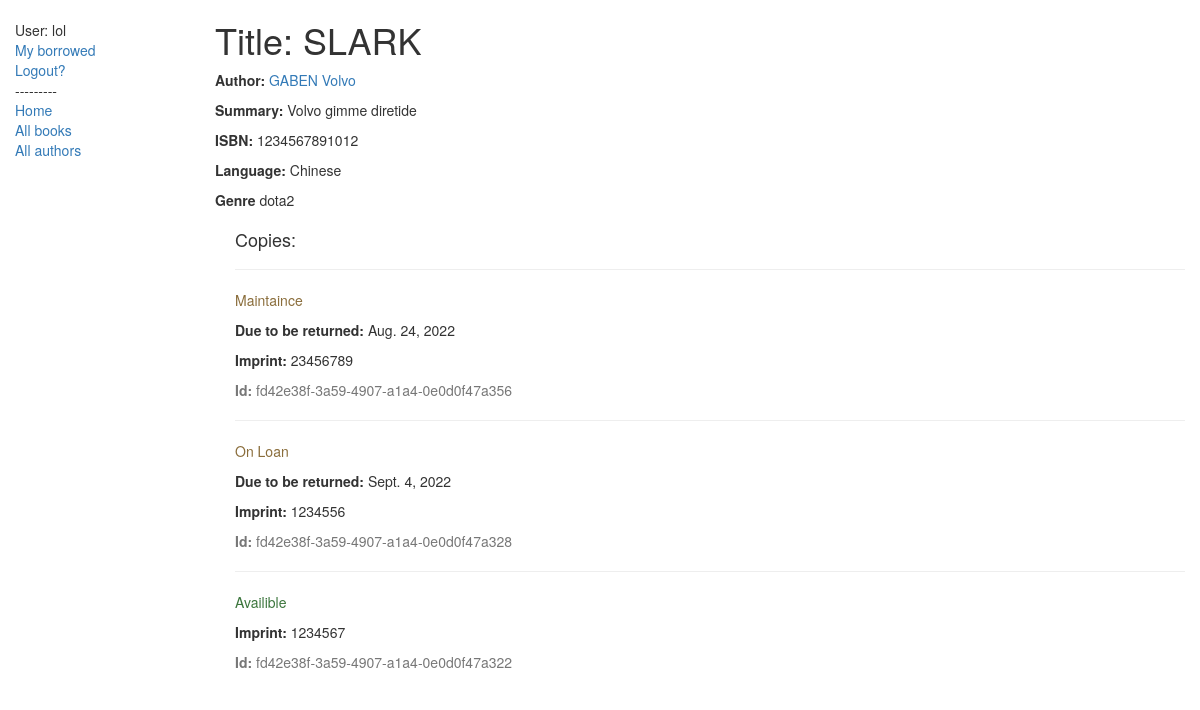
The page /catalog/book/2 (signed in) on the database its author committed.
### catalog/models.py (models this page shows, shortened)
class Book(models.Model):
    title = models.CharField(max_length=200)
    author = models.ForeignKey('Author', on_delete=models.SET_NULL, null=True)
    summary = models.TextField(max_length=1000, help_text="Enter a brief description of the book")
    isbn = models.CharField('ISBN', max_length=13, help_text="13 characters")
    genre = models.ManyToManyField(Genre, help_text="Select a genre of this book")
    language = models.ForeignKey('Language', on_delete=models.SET_NULL, null=True)
    class Meta:
        ordering = ['title', 'author']
    def display_genre(self):
        """
        Creates a string for genre. This is required to display genre in admin
        """
        return ', '.join([ genre.name for genre in self.genre.all()[:3]])
    display_genre.short_description = 'Genre'

class Author(models.Model):
    first_name = models.CharField(max_length=100)
    last_name = models.CharField(max_length=100)
    date_of_birth = models.DateField(null=True, blank=True)
    date_of_death = models.DateField('died', null=True, blank=True)
    def __str__(self):
        return "{0} {1}".format(self.first_name, self.last_name)

class Language(models.Model):
    name = models.CharField(max_length=100, help_text="Enter a book language")
    def __str__(self):
        return self.name

class Genre(models.Model):
    name = models.CharField(max_length=200, help_text="Enter a book genre")
    def __str__(self):
        return self.name

class BookInstance(models.Model):
    id = models.UUIDField(primary_key=True, default=uuid.uuid4(),
                          help_text="Unique ID for this particular book across whole library",)
    book = models.ForeignKey('Book', on_delete=models.SET_NULL, null=True)
    imprint = models.CharField(max_length=200)
    due_back = models.DateField(null=True, blank=True)
    borrower = models.ForeignKey(User, on_delete=models.SET_NULL, null=True, blank=True)
    LOAN_STATUS = (
        ('m', 'Maintaince'),
        ('o', 'On Loan'),
        ('a', 'Availible'),
        ('r', 'Reserved')
    )
    status = models.CharField(max_length=1, choices=LOAN_STATUS, blank=True, default='m', help_text="Book availability")
    class Meta:
        ordering = ["due_back"]
        permissions = (("can_mark_returned", "Set books as returned"),)

### catalog/views.py (the view)
# urls.py: re_path(r'^book/(?P<pk>\d+)$', views.BookDetailView.as_view(), name='book-detail'),
class BookDetailView(LoginRequiredMixin ,generic.DetailView):
    model = Book
    template_name = "book_detail.html"

### catalog/templates/book_detail.html
{% extends "base_generic.html" %}
{% block content %}
    <h1>Title: {{ book.title }}</h1>
    <p><strong>Author:</strong><a href="{% url 'author-detail' book.author.pk %}"> {{ book.author }} </a></p>
    <p><strong>Summary:</strong> {{ book.summary }} </p>
    <p><strong>ISBN:</strong> {{ book.isbn }} </p>
    <p><strong>Language:</strong> {{ book.language }} </p>
    <p><strong>Genre</strong>  {% for genre in book.genre.all %} {{ genre }}
    {% if not forloop.last %}, {% endif %}{% endfor %}
    </p>
        <div style="margin-left:20px; margin-top:20px">
            <h4> Copies: </h4>
            {% for copy in book.bookinstance_set.all %}
            <hr>
            <p class="{% if copy.status == 'a' %}text-success{% elif copy.status == 'd' %}text-danger{% else %}
text-warning{% endif %}">{{ copy.get_status_display }}</p>
            {% if copy.status != 'a' %} <p><strong>Due to be returned:</strong> {{ copy.due_back }}</p>{% endif %}
            <p><strong>Imprint:</strong> {{copy.imprint}}</p>
            <p class="text-muted"><strong>Id:</strong> {{ copy.id }}</p>
            {% endfor %}
        </div>
{% endblock %}

### catalog/templates/base_generic.html (shortened to what this page needs)
<!DOCTYPE html>
<html lang="en">
<head>
    <link rel="stylesheet" href="https://maxcdn.bootstrapcdn.com/bootstrap/3.3.7/css/bootstrap.min.css">
    {% load static %}
    <link rel="stylesheet" href="{% static 'css/style.css' %}">
</head>
<body>
    <div class="container-fluid">
        <div class="row">
            <div class="col-sm-2">
                {% block sidebar %}
                <ul class="sidebar-nav">
                    {% if user.is_authenticated %}
                        <li>User: {{ user.get_username }}</li>
                        {% if perms.catalog.can_mark_returned %}
                            <li><a href="{% url "all-borrowed" %}">Manage Instances</a></li>
                        {% else %}
                            <li><a href="{% url 'my-borrowed' %}">My borrowed</a></li>
                        {% endif %}
                        <li><a href="{% url 'logout'%}?next={{request.path}}">Logout?</a></li>
                    {% else %}
                        <li><a href="{% url 'login'%}?next={{request.path}} ">Login?</a></li>
                    {% endif %}
                    <li>---------</li>
                    <li><a href="{% url 'index' %}">Home</a></li>
                    <li><a href="{% url 'books' %}">All books</a></li>
                    <li><a href="{% url 'authors' %}">All authors</a></li>
                </ul>
                {% endblock %}
            </div>
            <div class="col-sm-10">
                {% block content %}
                {% endblock %}
            </div>
        </div>
    </div>
</body>
</html>

### catalog/static/css/style.css (style rules this page uses)
.sidebar-nav { margin-top: 20px; padding: 0; list-style: none }

### rows shown on the page
Book: title "SLARK", author "GABEN Volvo", summary "Volvo gimme diretide", isbn "1234567891012", language "Chinese"
Genre: name "dota2"
BookInstance: status "Maintaince", due_back "Aug. 24, 2022", imprint "23456789", id "fd42e38f-3a59-4907-a1a4-0e0d0f47a356"
BookInstance: status "On Loan", due_back "Sept. 4, 2022", imprint "1234556", id "fd42e38f-3a59-4907-a1a4-0e0d0f47a328"
BookInstance: status "Availible", imprint "1234567", id "fd42e38f-3a59-4907-a1a4-0e0d0f47a322"

### other values the page prints
{{ user.get_username }} "lol"
